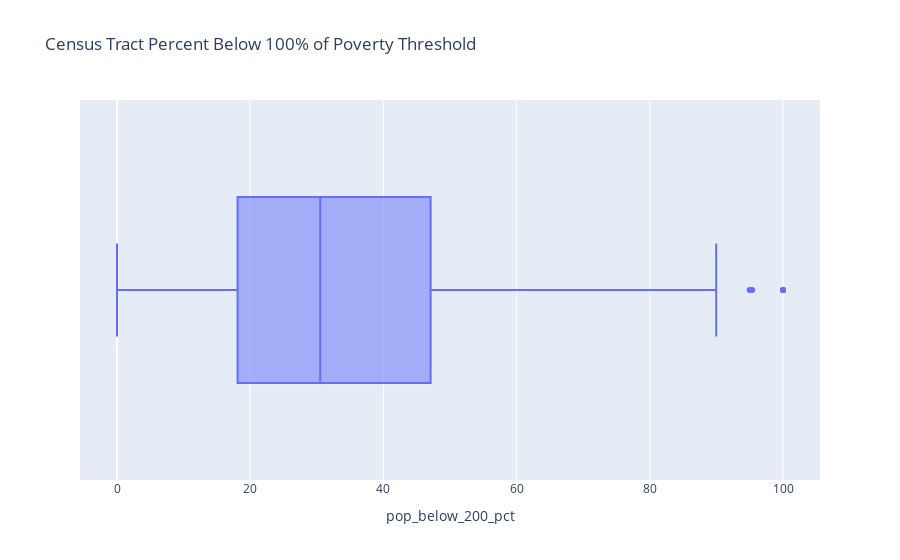

The cell this chart's notebook holds for it:
### Code cell
# Look at distribution of % of census that are 100% below poverty threshold
px.box(data_frame = new
       ,x = 'pop_below_200_pct', 
       labels ={
                "pop_below_100_pct": "Percent of Pop Below 100% Poverty Threshold",},
       title='Census Tract Percent Below 100% of Poverty Threshold'
       )

### Figure 1 — Plotly figure (JSON) as saved in the notebook; plotly's stock layout.template omitted (floating-point values rounded to 4 significant figures; data arrays with more than 128 entries replaced by an {"elided": "..."} marker saying what was removed)
{"data": [{"alignmentgroup": "True", "hovertemplate": "pop_below_200_pct=%{x}<extra></extra>", "legendgroup": "", "marker": {"color": "#636efa"}, "name": "", "notched": false, "offsetgroup": "", "orientation": "h", "showlegend": false, "type": "box", "x": {"elided": "2495 float values"}, "x0": " ", "xaxis": "x", "y0": " ", "yaxis": "y"}], "layout": {"autosize": true, "boxmode": "group", "legend": {"tracegroupgap": 0}, "title": {"text": "Census Tract Percent Below 100% of Poverty Threshold"}, "xaxis": {"anchor": "y", "autorange": true, "domain": [0, 1], "range": [-5.556, 105.6], "title": {"text": "pop_below_200_pct"}, "type": "linear"}, "yaxis": {"anchor": "x", "autorange": true, "domain": [0, 1], "range": [-0.5, 0.5], "type": "category"}}}
